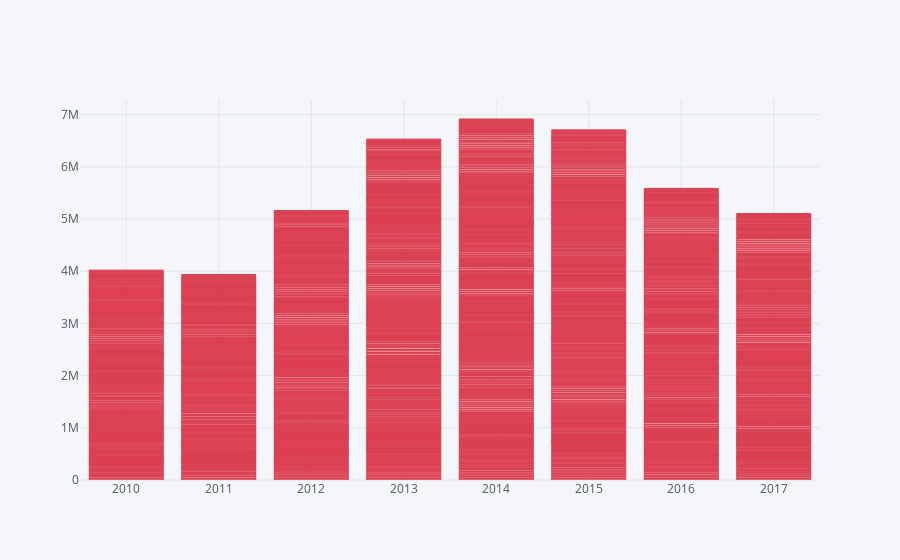

Notebook cell for this chart:
### Code cell
df.iplot(kind='bar',x='Year',y='AADW',color='red')

### Figure 1 — Plotly figure (JSON) as saved in the notebook; plotly's stock layout.template omitted (floating-point values rounded to 4 significant figures; data arrays with more than 128 entries replaced by an {"elided": "..."} marker saying what was removed)
{"data": [{"marker": {"color": "rgba(219, 64, 82, 0.6)", "line": {"color": "rgba(219, 64, 82, 1.0)", "width": 1}}, "name": "AADW", "orientation": "v", "text": "", "type": "bar", "uid": "8b81a96c-0d77-454c-8785-e987cec0a402", "x": {"elided": "3084 int values"}, "y": {"elided": "3084 int values"}}], "layout": {"legend": {"bgcolor": "#F5F6F9", "font": {"color": "#4D5663"}}, "paper_bgcolor": "#F5F6F9", "plot_bgcolor": "#F5F6F9", "title": {"font": {"color": "#4D5663"}}, "xaxis": {"gridcolor": "#E1E5ED", "showgrid": true, "tickfont": {"color": "#4D5663"}, "title": {"font": {"color": "#4D5663"}, "text": ""}, "zerolinecolor": "#E1E5ED"}, "yaxis": {"gridcolor": "#E1E5ED", "showgrid": true, "tickfont": {"color": "#4D5663"}, "title": {"font": {"color": "#4D5663"}, "text": ""}, "zerolinecolor": "#E1E5ED"}}}
